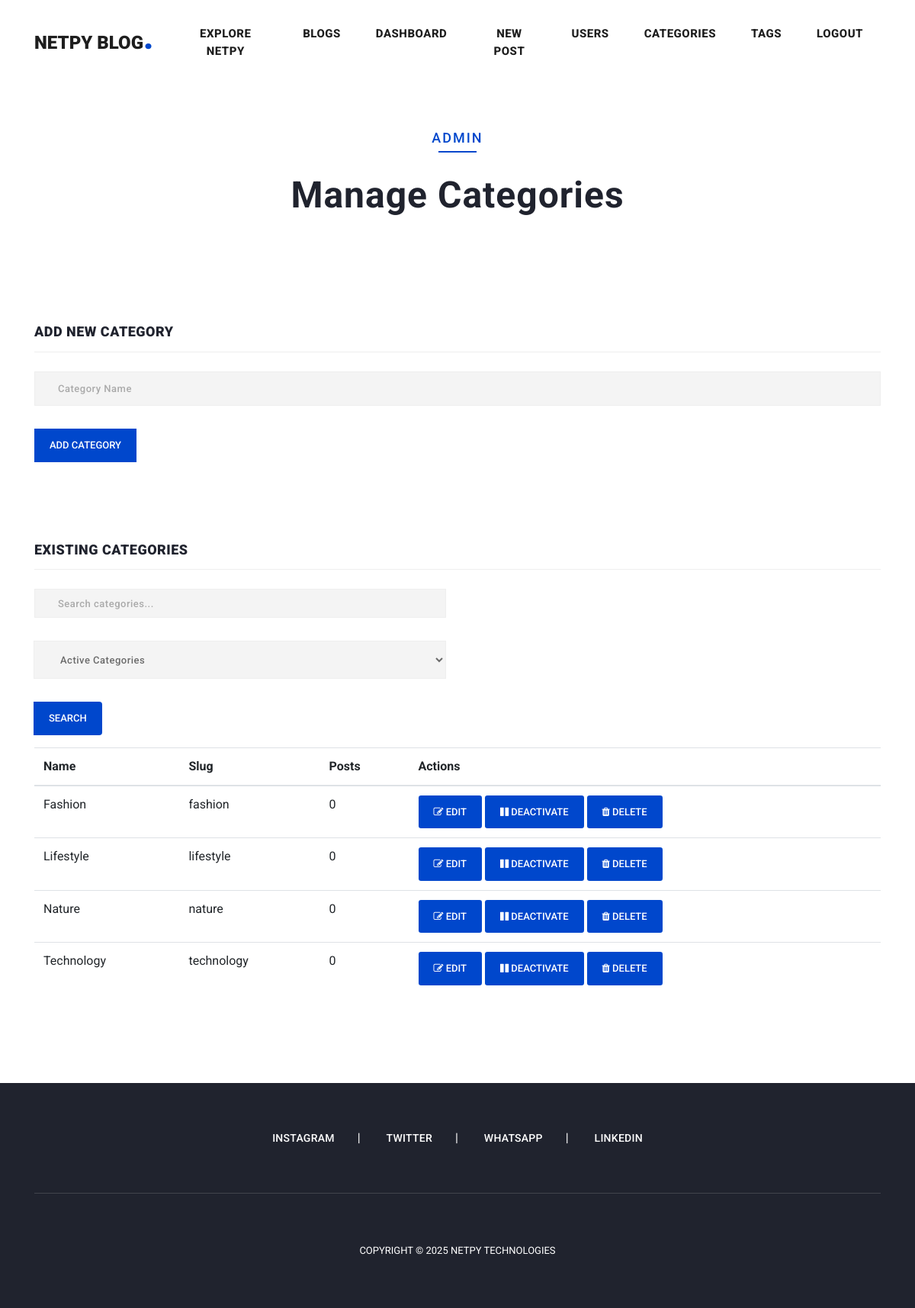
/admin/manage-categories.php (signed in), run on the app's committed database.
### tables this page shows
CREATE TABLE IF NOT EXISTS categories (
    id INT AUTO_INCREMENT PRIMARY KEY,
    name VARCHAR(50) NOT NULL,
    slug VARCHAR(50) NOT NULL,
    is_active BOOLEAN DEFAULT TRUE,
    deleted_at TIMESTAMP NULL DEFAULT NULL,
    created_at TIMESTAMP DEFAULT CURRENT_TIMESTAMP,
    UNIQUE KEY unique_name_not_deleted (name, deleted_at),
    UNIQUE KEY unique_slug_not_deleted (slug, deleted_at)
);

### admin/manage-categories.php (the view, shortened to what this page needs)
<?php
require_once '../functions.php';
$search = isset($_GET['search']) ? trim($_GET['search']) : '';
$show_deleted = isset($_GET['show_deleted']) ? $_GET['show_deleted'] : '0';
$sql = "SELECT c.*, COUNT(p.id) as post_count
        FROM categories c
        LEFT JOIN posts p ON c.id = p.category_id AND p.deleted_at IS NULL
        WHERE " . ($show_deleted === '1' ? "c.deleted_at IS NOT NULL" : "c.deleted_at IS NULL");
$sql .= " GROUP BY c.id ORDER BY c.name ASC";
$stmt = $conn->prepare($sql);
$stmt->execute();
$result = $stmt->get_result();
$categories = $result->fetch_all(MYSQLI_ASSOC);
?>
<!DOCTYPE html>
<html lang="en">
<head>
    <link href="../vendor/bootstrap/css/bootstrap.min.css" rel="stylesheet">
    <link rel="stylesheet" href="../assets/css/fontawesome.css">
    <link rel="stylesheet" href="../assets/css/templatemo-stand-blog.css">
    <link rel="stylesheet" href="../assets/css/owl.css">
</head>
<body>
    <?php include '../includes/header.php'; ?>
    <div class="heading-page header-text">
        <section class="page-heading">
            <div class="container">
                <div class="row">
                    <div class="col-lg-12">
                        <div class="text-content">
                            <h4>Admin</h4>
                            <h2>Manage Categories</h2>
                        </div>
                    </div>
                </div>
            </div>
        </section>
    </div>
    <section class="contact-us">
        <div class="container">
            <div class="row">
                <div class="col-lg-12">
                    <div class="down-contact">
                        <div class="sidebar-item contact-form">
                            <div class="sidebar-heading">
                                <h2>Add New Category</h2>
                            </div>
                            <div class="content">
                                <form action="manage-categories.php" method="post">
                                    <div class="row">
                                        <div class="col-md-12">
                                            <fieldset>
                                                <input name="name" type="text" placeholder="Category Name" required>
                                            </fieldset>
                                        </div>
                                        <div class="col-lg-12">
                                            <fieldset>
                                                <button type="submit" class="main-button">Add Category</button>
                                            </fieldset>
                                        </div>
                                    </div>
                                </form>
                            </div>
                        </div>
                    </div>
                </div>
                <div class="col-lg-12 mt-4">
                    <div class="down-contact">
                        <div class="sidebar-item contact-form">
                            <div class="sidebar-heading">
                                <h2>Existing Categories</h2>
                            </div>
                            <div class="content">
                                <div class="row mb-3">
                                    <div class="col-md-6">
                                        <form method="GET" action="manage-categories.php">
                                            <div class="input-group">
                                                <input type="text" name="search" class="form-control" placeholder="Search categories..." value="<?php echo htmlspecialchars($search); ?>">
                                                <select name="show_deleted" class="form-control">
                                                    <option value="0" <?php echo $show_deleted === '0' ? 'selected' : ''; ?>>Active Categories</option>
                                                </select>
                                                <div class="input-group-append">
                                                    <button type="submit" class="btn btn-primary">Search</button>
                                                </div>
                                            </div>
                                        </form>
                                    </div>
                                </div>
                                <div class="table-responsive">
                                    <table class="table">
                                        <thead>
                                            <tr>
                                                <th>Name</th>
                                                <th>Slug</th>
                                                <th>Posts</th>
                                                <th>Actions</th>
                                            </tr>
                                        </thead>
                                        <tbody>
                                            <?php foreach ($categories as $category): ?>
                                            <tr>
                                                <td>
                                                    <span class="category-name" data-id="<?php echo $category['id']; ?>">
                                                        <?php echo $category['name']; ?>
                                                    </span>
                                                </td>
                                                <td><?php echo htmlspecialchars($category['slug']); ?></td>
                                                <td><?php echo $category['post_count']; ?></td>
                                                <td>
                                                    <?php if ($show_deleted === '0'): ?>
                                                        <button class="btn btn-primary btn-sm edit-category">
                                                            <i class="fa fa-edit"></i> Edit
                                                        </button>
                                                        <form action="manage-categories.php" method="post" style="display: inline;">
                                                            <button type="submit" class="btn <?php echo $category['is_active'] ? 'btn-warning' : 'btn-success'; ?> btn-sm">
                                                                <?php echo $category['is_active'] ? '<i class="fa fa-pause"></i> Deactivate' : '<i class="fa fa-play"></i> Activate'; ?>
                                                            </button>
                                                        </form>
                                                        <form action="manage-categories.php" method="post" style="display: inline;">
                                                            <button type="submit" class="btn btn-danger btn-sm" onclick="return confirm('Are you sure you want to delete this category?')">
                                                                <i class="fa fa-trash"></i> Delete
                                                            </button>
                                                        </form>
                                                    <?php else: ?>
                                                        <span class="badge badge-danger">Deleted</span>
                                                    <?php endif; ?>
                                                </td>
                                            </tr>
                                            <?php endforeach; ?>
                                        </tbody>
                                    </table>
                                </div>
                            </div>
                        </div>
                    </div>
                </div>
            </div>
        </div>
    </section>
    <?php include '../includes/footer.php'; ?>
</body>
</html>

### data on the page
categories: name "Fashion", slug "fashion", post_count "0", is_active 1 (drawn)
categories: name "Lifestyle", slug "lifestyle", post_count "0", is_active 1 (drawn)
categories: name "Nature", slug "nature", post_count "0", is_active 1 (drawn)
categories: name "Technology", slug "technology", post_count "0", is_active 1 (drawn)
